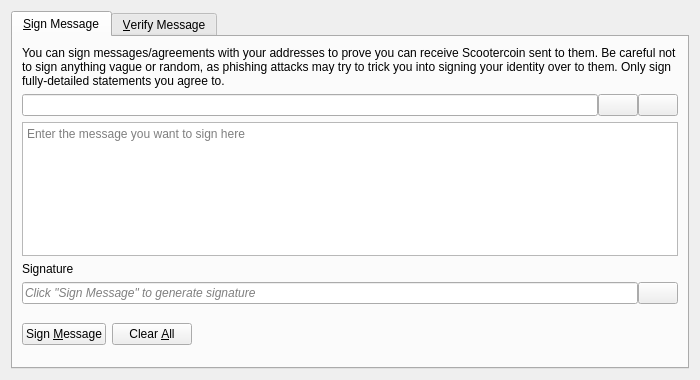
<?xml version="1.0" encoding="UTF-8"?>
<ui version="4.0">
 <class>SignVerifyMessageDialog</class>
 <widget class="QDialog" name="SignVerifyMessageDialog">
  <property name="geometry">
   <rect>
    <x>0</x>
    <y>0</y>
    <width>700</width>
    <height>380</height>
   </rect>
  </property>
  <property name="windowTitle">
   <string>Signatures - Sign / Verify a Message</string>
  </property>
  <property name="modal">
   <bool>true</bool>
  </property>
  <layout class="QVBoxLayout" name="verticalLayout">
   <item>
    <widget class="QTabWidget" name="tabWidget">
     <property name="currentIndex">
      <number>0</number>
     </property>
     <widget class="QWidget" name="tabSignMessage">
      <attribute name="title">
       <string>&amp;Sign Message</string>
      </attribute>
      <layout class="QVBoxLayout" name="verticalLayout_SM">
       <item>
        <widget class="QLabel" name="infoLabel_SM">
         <property name="text">
          <string>You can sign messages/agreements with your addresses to prove you can receive Scootercoin sent to them. Be careful not to sign anything vague or random, as phishing attacks may try to trick you into signing your identity over to them. Only sign fully-detailed statements you agree to.</string>
         </property>
         <property name="textFormat">
          <enum>Qt::PlainText</enum>
         </property>
         <property name="wordWrap">
          <bool>true</bool>
         </property>
        </widget>
       </item>
       <item>
        <layout class="QHBoxLayout" name="horizontalLayout_1_SM">
         <property name="spacing">
          <number>0</number>
         </property>
         <item>
          <widget class="QValidatedLineEdit" name="addressIn_SM">
           <property name="toolTip">
            <string>The Scootercoin address to sign the message with</string>
           </property>
          </widget>
         </item>
         <item>
          <widget class="QPushButton" name="addressBookButton_SM">
           <property name="toolTip">
            <string>Choose previously used address</string>
           </property>
           <property name="text">
            <string/>
           </property>
           <property name="icon">
            <iconset resource="../bitcoin.qrc">
             <normaloff>:/icons/address-book</normaloff>:/icons/address-book</iconset>
           </property>
           <property name="shortcut">
            <string>Alt+A</string>
           </property>
           <property name="autoDefault">
            <bool>false</bool>
           </property>
          </widget>
         </item>
         <item>
          <widget class="QPushButton" name="pasteButton_SM">
           <property name="toolTip">
            <string>Paste address from clipboard</string>
           </property>
           <property name="text">
            <string/>
           </property>
           <property name="icon">
            <iconset resource="../bitcoin.qrc">
             <normaloff>:/icons/editpaste</normaloff>:/icons/editpaste</iconset>
           </property>
           <property name="shortcut">
            <string>Alt+P</string>
           </property>
           <property name="autoDefault">
            <bool>false</bool>
           </property>
          </widget>
         </item>
        </layout>
       </item>
       <item>
        <widget class="QPlainTextEdit" name="messageIn_SM">
         <property name="toolTip">
          <string>Enter the message you want to sign here</string>
         </property>
         <property name="placeholderText">
          <string>Enter the message you want to sign here</string>
         </property>
        </widget>
       </item>
       <item>
        <widget class="QLabel" name="signatureLabel_SM">
         <property name="text">
          <string>Signature</string>
         </property>
         <property name="textFormat">
          <enum>Qt::PlainText</enum>
         </property>
        </widget>
       </item>
       <item>
        <layout class="QHBoxLayout" name="horizontalLayout_2_SM">
         <property name="spacing">
          <number>0</number>
         </property>
         <item>
          <widget class="QLineEdit" name="signatureOut_SM">
           <property name="placeholderText">
            <string>Click "Sign Message" to generate signature</string>
           </property>
           <property name="font">
            <font>
             <italic>true</italic>
            </font>
           </property>
           <property name="readOnly">
            <bool>true</bool>
           </property>
          </widget>
         </item>
         <item>
          <widget class="QPushButton" name="copySignatureButton_SM">
           <property name="toolTip">
            <string>Copy the current signature to the system clipboard</string>
           </property>
           <property name="text">
            <string/>
           </property>
           <property name="icon">
            <iconset resource="../bitcoin.qrc">
             <normaloff>:/icons/editcopy</normaloff>:/icons/editcopy</iconset>
           </property>
           <property name="autoDefault">
            <bool>false</bool>
           </property>
          </widget>
         </item>
        </layout>
       </item>
       <item>
        <layout class="QHBoxLayout" name="horizontalLayout_3_SM">
         <item>
          <widget class="QPushButton" name="signMessageButton_SM">
           <property name="toolTip">
            <string>Sign the message to prove you own this Scootercoin address</string>
           </property>
           <property name="text">
            <string>Sign &amp;Message</string>
           </property>
           <property name="icon">
            <iconset resource="../bitcoin.qrc">
             <normaloff>:/icons/edit</normaloff>:/icons/edit</iconset>
           </property>
           <property name="autoDefault">
            <bool>false</bool>
           </property>
          </widget>
         </item>
         <item>
          <widget class="QPushButton" name="clearButton_SM">
           <property name="toolTip">
            <string>Reset all sign message fields</string>
           </property>
           <property name="text">
            <string>Clear &amp;All</string>
           </property>
           <property name="icon">
            <iconset resource="../bitcoin.qrc">
             <normaloff>:/icons/remove</normaloff>:/icons/remove</iconset>
           </property>
           <property name="autoDefault">
            <bool>false</bool>
           </property>
          </widget>
         </item>
         <item>
          <spacer name="horizontalSpacer_1_SM">
           <property name="orientation">
            <enum>Qt::Horizontal</enum>
           </property>
           <property name="sizeHint" stdset="0">
            <size>
             <width>40</width>
             <height>48</height>
            </size>
           </property>
          </spacer>
         </item>
         <item>
          <widget class="QLabel" name="statusLabel_SM">
           <property name="font">
            <font>
             <weight>75</weight>
             <bold>true</bold>
            </font>
           </property>
           <property name="text">
            <string/>
           </property>
           <property name="wordWrap">
            <bool>true</bool>
           </property>
          </widget>
         </item>
         <item>
          <spacer name="horizontalSpacer_2_SM">
           <property name="orientation">
            <enum>Qt::Horizontal</enum>
           </property>
           <property name="sizeHint" stdset="0">
            <size>
             <width>40</width>
             <height>48</height>
            </size>
           </property>
          </spacer>
         </item>
        </layout>
       </item>
      </layout>
     </widget>
     <widget class="QWidget" name="tabVerifyMessage">
      <attribute name="title">
       <string>&amp;Verify Message</string>
      </attribute>
      <layout class="QVBoxLayout" name="verticalLayout_VM">
       <item>
        <widget class="QLabel" name="infoLabel_VM">
         <property name="text">
          <string>Enter the receiver's address, message (ensure you copy line breaks, spaces, tabs, etc. exactly) and signature below to verify the message. Be careful not to read more into the signature than what is in the signed message itself, to avoid being tricked by a man-in-the-middle attack. Note that this only proves the signing party receives with the address, it cannot prove sendership of any transaction!</string>
         </property>
         <property name="textFormat">
          <enum>Qt::PlainText</enum>
         </property>
         <property name="alignment">
          <set>Qt::AlignLeading|Qt::AlignLeft|Qt::AlignTop</set>
         </property>
         <property name="wordWrap">
          <bool>true</bool>
         </property>
        </widget>
       </item>
       <item>
        <layout class="QHBoxLayout" name="horizontalLayout_1_VM">
         <property name="spacing">
          <number>0</number>
         </property>
         <item>
          <widget class="QValidatedLineEdit" name="addressIn_VM">
           <property name="toolTip">
            <string>The Scootercoin address the message was signed with</string>
           </property>
          </widget>
         </item>
         <item>
          <widget class="QPushButton" name="addressBookButton_VM">
           <property name="toolTip">
            <string>Choose previously used address</string>
           </property>
           <property name="text">
            <string/>
           </property>
           <property name="icon">
            <iconset resource="../bitcoin.qrc">
             <normaloff>:/icons/address-book</normaloff>:/icons/address-book</iconset>
           </property>
           <property name="shortcut">
            <string>Alt+A</string>
           </property>
           <property name="autoDefault">
            <bool>false</bool>
           </property>
          </widget>
         </item>
        </layout>
       </item>
       <item>
        <widget class="QPlainTextEdit" name="messageIn_VM">
          <property name="toolTip">
            <string>The signed message to verify</string>
          </property>
          <property name="placeholderText">
            <string>The signed message to verify</string>
          </property>
        </widget>
       </item>
       <item>
        <widget class="QValidatedLineEdit" name="signatureIn_VM">
          <property name="toolTip">
            <string>The signature given when the message was signed</string>
          </property>
          <property name="placeholderText">
            <string>The signature given when the message was signed</string>
          </property>
        </widget>
       </item>
       <item>
        <layout class="QHBoxLayout" name="horizontalLayout_2_VM">
         <item>
          <widget class="QPushButton" name="verifyMessageButton_VM">
           <property name="toolTip">
            <string>Verify the message to ensure it was signed with the specified Scootercoin address</string>
           </property>
           <property name="text">
            <string>Verify &amp;Message</string>
           </property>
           <property name="icon">
            <iconset resource="../bitcoin.qrc">
             <normaloff>:/icons/transaction_0</normaloff>:/icons/transaction_0</iconset>
           </property>
           <property name="autoDefault">
            <bool>false</bool>
           </property>
          </widget>
         </item>
         <item>
          <widget class="QPushButton" name="clearButton_VM">
           <property name="toolTip">
            <string>Reset all verify message fields</string>
           </property>
           <property name="text">
            <string>Clear &amp;All</string>
           </property>
           <property name="icon">
            <iconset resource="../bitcoin.qrc">
             <normaloff>:/icons/remove</normaloff>:/icons/remove</iconset>
           </property>
           <property name="autoDefault">
            <bool>false</bool>
           </property>
          </widget>
         </item>
         <item>
          <spacer name="horizontalSpacer_1_VM">
           <property name="orientation">
            <enum>Qt::Horizontal</enum>
           </property>
           <property name="sizeHint" stdset="0">
            <size>
             <width>40</width>
             <height>48</height>
            </size>
           </property>
          </spacer>
         </item>
         <item>
          <widget class="QLabel" name="statusLabel_VM">
           <property name="font">
            <font>
             <weight>75</weight>
             <bold>true</bold>
            </font>
           </property>
           <property name="text">
            <string/>
           </property>
           <property name="wordWrap">
            <bool>true</bool>
           </property>
          </widget>
         </item>
         <item>
          <spacer name="horizontalSpacer_2_VM">
           <property name="orientation">
            <enum>Qt::Horizontal</enum>
           </property>
           <property name="sizeHint" stdset="0">
            <size>
             <width>40</width>
             <height>48</height>
            </size>
           </property>
          </spacer>
         </item>
        </layout>
       </item>
      </layout>
     </widget>
    </widget>
   </item>
  </layout>
 </widget>
 <customwidgets>
  <customwidget>
   <class>QValidatedLineEdit</class>
   <extends>QLineEdit</extends>
   <header>qt/qvalidatedlineedit.h</header>
  </customwidget>
 </customwidgets>
 <resources>
  <include location="../bitcoin.qrc"/>
 </resources>
 <connections/>
</ui>
